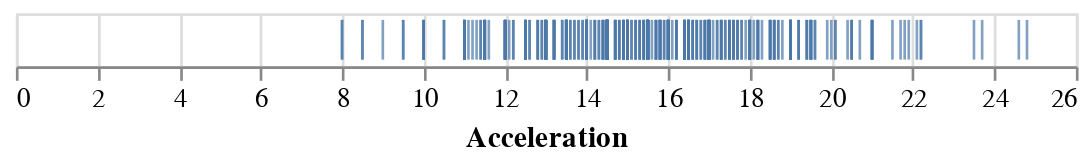

The cell this chart's notebook holds for it:
### Markdown cell above
There is another nice mark called `tick`:

### Code cell
alt.Chart(cars).mark_tick().encode(
    x='Acceleration',
)

### Figure 1 — Vega-Lite specification as saved in the notebook (floating-point values rounded to 4 significant figures; data arrays with more than 128 entries replaced by an {"elided": "..."} marker saying what was removed)
{"config": {"view": {"continuousWidth": 400, "continuousHeight": 300}}, "data": {"name": "data-f02450ab61490a1363517a0190416235"}, "mark": "tick", "encoding": {"x": {"type": "quantitative", "field": "Acceleration"}}, "$schema": "https://vega.github.io/schema/vega-lite/v4.8.1.json", "datasets": {"data-f02450ab61490a1363517a0190416235": {"elided": "406 records"}}}
